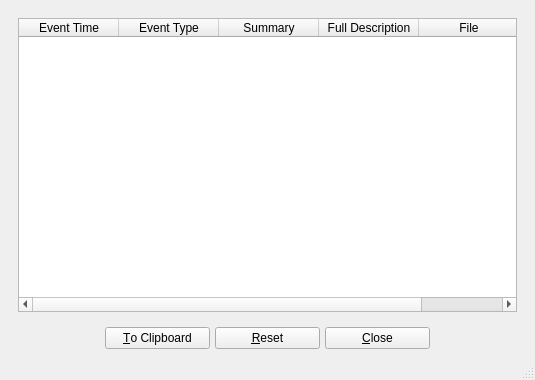
<?xml version="1.0" encoding="UTF-8"?>
<ui version="4.0">
 <class>errordialog</class>
 <widget class="QMainWindow" name="errordialog">
  <property name="geometry">
   <rect>
    <x>0</x>
    <y>0</y>
    <width>535</width>
    <height>380</height>
   </rect>
  </property>
  <property name="windowTitle">
   <string>BiblioteQ: Error Log</string>
  </property>
  <property name="windowIcon">
   <iconset resource="Icons/icons.qrc">
    <normaloff>:/book.png</normaloff>:/book.png</iconset>
  </property>
  <widget class="QWidget" name="centralwidget">
   <layout class="QVBoxLayout">
    <item>
     <widget class="QFrame" name="frame">
      <layout class="QVBoxLayout">
       <item>
        <widget class="QTableWidget" name="table">
         <property name="focusPolicy">
          <enum>Qt::StrongFocus</enum>
         </property>
         <property name="editTriggers">
          <set>QAbstractItemView::NoEditTriggers</set>
         </property>
         <property name="dragEnabled">
          <bool>false</bool>
         </property>
         <property name="alternatingRowColors">
          <bool>true</bool>
         </property>
         <property name="selectionMode">
          <enum>QAbstractItemView::ExtendedSelection</enum>
         </property>
         <property name="selectionBehavior">
          <enum>QAbstractItemView::SelectRows</enum>
         </property>
         <property name="horizontalScrollMode">
          <enum>QAbstractItemView::ScrollPerPixel</enum>
         </property>
         <property name="sortingEnabled">
          <bool>true</bool>
         </property>
         <property name="cornerButtonEnabled">
          <bool>true</bool>
         </property>
         <column>
          <property name="text">
           <string>Event Time</string>
          </property>
         </column>
         <column>
          <property name="text">
           <string>Event Type</string>
          </property>
         </column>
         <column>
          <property name="text">
           <string>Summary</string>
          </property>
         </column>
         <column>
          <property name="text">
           <string>Full Description</string>
          </property>
         </column>
         <column>
          <property name="text">
           <string>File</string>
          </property>
         </column>
         <column>
          <property name="text">
           <string>Line Number</string>
          </property>
         </column>
        </widget>
       </item>
      </layout>
     </widget>
    </item>
    <item>
     <layout class="QHBoxLayout">
      <property name="spacing">
       <number>5</number>
      </property>
      <item>
       <spacer>
        <property name="orientation">
         <enum>Qt::Horizontal</enum>
        </property>
        <property name="sizeType">
         <enum>QSizePolicy::Expanding</enum>
        </property>
        <property name="sizeHint" stdset="0">
         <size>
          <width>39</width>
          <height>20</height>
         </size>
        </property>
       </spacer>
      </item>
      <item>
       <widget class="QPushButton" name="copyButton">
        <property name="minimumSize">
         <size>
          <width>105</width>
          <height>0</height>
         </size>
        </property>
        <property name="text">
         <string>&amp;To Clipboard</string>
        </property>
        <property name="icon">
         <iconset resource="Icons/icons.qrc">
          <normaloff>:/16x16/ok.png</normaloff>:/16x16/ok.png</iconset>
        </property>
       </widget>
      </item>
      <item>
       <widget class="QPushButton" name="resetButton">
        <property name="minimumSize">
         <size>
          <width>105</width>
          <height>0</height>
         </size>
        </property>
        <property name="text">
         <string>&amp;Reset</string>
        </property>
        <property name="icon">
         <iconset resource="Icons/icons.qrc">
          <normaloff>:/16x16/reset.png</normaloff>:/16x16/reset.png</iconset>
        </property>
       </widget>
      </item>
      <item>
       <widget class="QPushButton" name="cancelButton">
        <property name="minimumSize">
         <size>
          <width>105</width>
          <height>0</height>
         </size>
        </property>
        <property name="text">
         <string>&amp;Close</string>
        </property>
        <property name="icon">
         <iconset resource="Icons/icons.qrc">
          <normaloff>:/16x16/cancel.png</normaloff>:/16x16/cancel.png</iconset>
        </property>
       </widget>
      </item>
      <item>
       <spacer>
        <property name="orientation">
         <enum>Qt::Horizontal</enum>
        </property>
        <property name="sizeHint" stdset="0">
         <size>
          <width>39</width>
          <height>20</height>
         </size>
        </property>
       </spacer>
      </item>
     </layout>
    </item>
   </layout>
  </widget>
  <widget class="QStatusBar" name="statusbar"/>
 </widget>
 <resources>
  <include location="Icons/icons.qrc"/>
 </resources>
 <connections/>
</ui>
